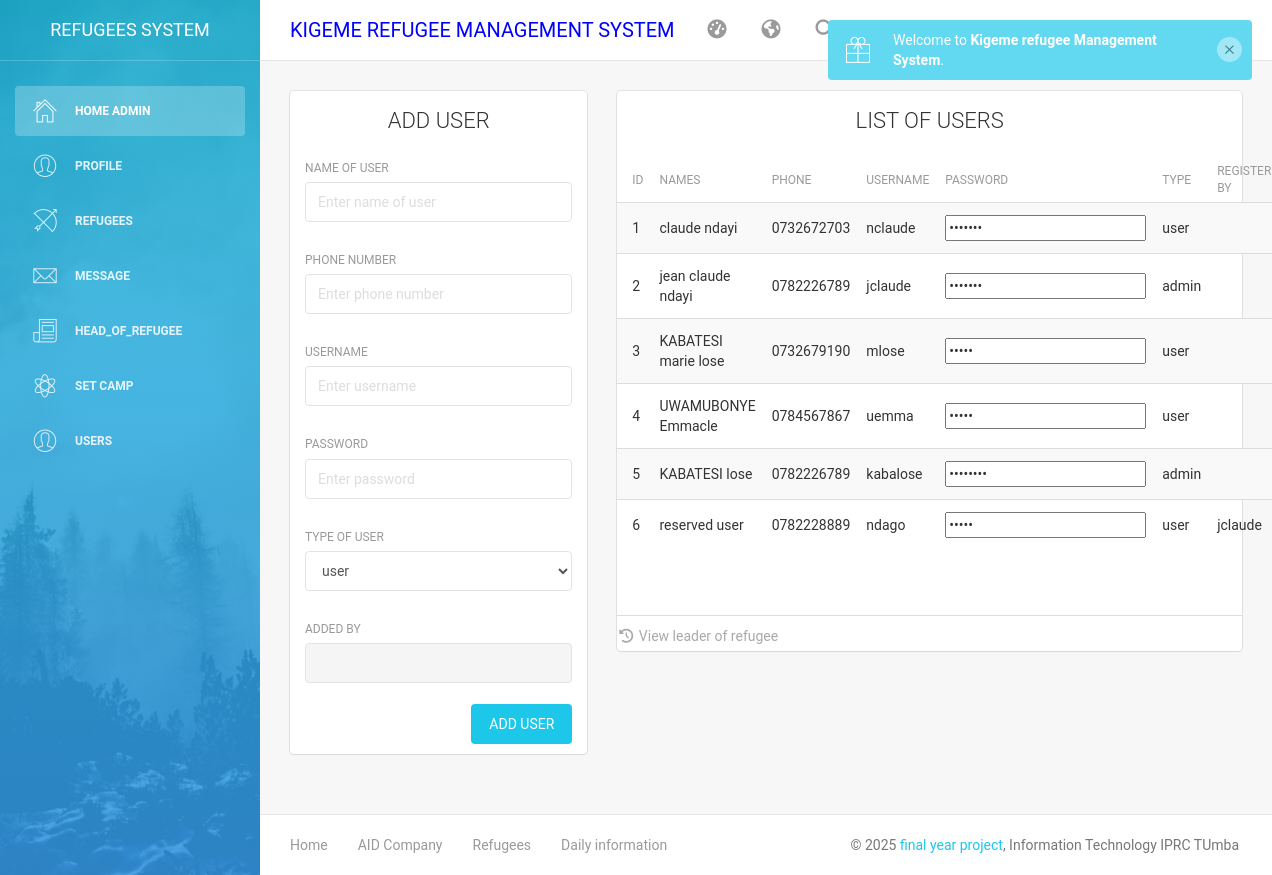
The page /admin/add_user.php (signed in) on the database its author committed.
### tables this page shows
CREATE TABLE `users` (
  `uid` int(11) NOT NULL,
  `names` varchar(40) NOT NULL,
  `phone` varchar(13) NOT NULL,
  `username` varchar(40) NOT NULL,
  `password` varchar(12) NOT NULL,
  `type` varchar(10) NOT NULL,
  `added_by` varchar(30) NOT NULL
);

### admin/add_user.php (the view, shortened to what this page needs)
<?php
if (isset($_SESSION['uid'])) {
  $name=$_SESSION['admin'];
    ?>
<!doctype html>
<html lang="en">
<head>
	<?php include("head_bootsrap_link.php");?>
</head>
<body>
<div class="wrapper">
    <div class="sidebar" data-color="azure" data-image="assets/img/sidebar-5.jpg">
    	<?php
       include("left_panel_menu.php");
        ?>
    <div class="main-panel">
        <?php
         include("up_dashboard.php");
        ?>
        <div class="content">
            <div class="container-fluid">
                <div class="row">
                    <div class="col-md-4">
                        <div class="card">
                             <div class="header">
                                <CENTER><h4 class="title">ADD USER</h4></CENTER>
                            </div>
                            <div class="content">
                                <form action="code/add_user_code.php" method="POST">
                                    <div class="row">
                                        <div class="col-md-12">
                                            <div class="form-group">
                                                <label>NAME OF USER</label>
                                                <input type="text" name="names" class="form-control" placeholder="Enter name of user" value="">
                                            </div>
                                        </div>
                                    </div>
                                    <div class="row">
                                        <div class="col-md-12">
                                            <div class="form-group">
                                                <label>PHONE NUMBER</label>
                                                <input type="text" name="phone" class="form-control" placeholder="Enter phone number" value="">
                                            </div>
                                        </div>
                                    </div>
                                    <div class="row">
                                        <div class="col-md-12">
                                            <div class="form-group">
                                                <label>USERNAME</label>
                                                <input type="text" name="username" class="form-control" placeholder="Enter username">
                                            </div>
                                        </div>
                                    </div>
                                    <div class="row">
                                        <div class="col-md-12">
                                            <div class="form-group">
                                                <label>PASSWORD</label>
                                                <input type="password" name="password" class="form-control" placeholder="Enter password">
                                            </div>
                                        </div>
                                    </div>
                                    <div class="row">
                                        <div class="col-md-12">
                                            <div class="form-group">
                                                <label>TYPE OF USER</label>
                                                <SELECT type="option" name="type" class="form-control">
                                                <option>user</option>
                                            </SELECT>
                                            </div>
                                        </div>
                                    </div>
                                    <div class="row">
                                        <div class="col-md-12">
                                            <div class="form-group">
                                                <label>ADDED BY</label>
                                                <input type="text" name="added_by" class="form-control" value="<?php echo $name; ?>" readonly>
                                            </div>
                                        </div>
                                    </div>
                                    <button type="submit" class="btn btn-info btn-fill pull-right">ADD USER</button>
                                    <div class="clearfix"></div>
                                </form>
                            </div>
                        </div>
                    </div>
                     <div class="col-md-8">
                        <div class="card">
                            <div class="header">
                               <CENTER> <h4 class="title">LIST OF USERS</h4></CENTER>
                            </div>
                            <div class="content table-responsive table-full-width">
                                <table class="table table-hover table-striped">
                                    <thead>
                                        <th>ID</th>
                                        <th>Names </th>
                                         <th>Phone</th>
                                        <th>Username</th>
                                        <th>Password</th>
                                        <th>type</th>
                                        <th>Register by</th>
                                    </thead>
                                    <tbody>
<?PHP class tools{
function __construct(){
try{
  include '../code/connection.php';
  $a=$con->prepare("SELECT * FROM `users`");
  $a->execute();
  while($row=$a->fetch(PDO::FETCH_ASSOC)){
  ?>
<tr>
                                            <td><?php echo $row['uid']; ?></td>
                                            <td><?php echo $row['names']; ?></td>
                                            <td><?php echo $row['phone']; ?></td>
                                            <td><?php echo $row['username']; ?></td>
                                            <td><input type="password" value="<?php echo $row['username']; ?>" readonly></td>
                                            <td><?php echo $row['type']; ?></td>
                                            <td><?php echo $row['added_by']; ?></td>
                                        </tr>
                                         <?php
}
}catch(PDOException $e){echo"connetion error";}
  }
}
$obj=new tools();
?>
                                  </tbody>
                                </table>
                            </div>
                                <div class="footer">
                                    <hr>
                                    <div class="stats">
                                        <i class="fa fa-history"></i> View leader of refugee
                                    </div>
                                </div>
                            </div>
                        </div>
                    </div>
                </div>
            </div>
        <?php
        include("footer.php");
        ?>
    </div>
</div>
</body>
</html>
<?php
}
else
{
   header('location:../index.php');
}
?>

### rows shown on the page
users: uid "1", names "claude ndayi", phone "0732672703", username "nclaude", type "user"
users: uid "2", names "jean claude ndayi", phone "0782226789", username "jclaude", type "admin"
users: uid "3", names "KABATESI marie lose", phone "0732679190", username "mlose", type "user"
users: uid "4", names "UWAMUBONYE Emmacle", phone "0784567867", username "uemma", type "user"
users: uid "5", names "KABATESI lose", phone "0782226789", username "kabalose", type "admin"
users: uid "6", names "reserved user", phone "0782228889", username "ndago", type "user", added_by "jclaude"
